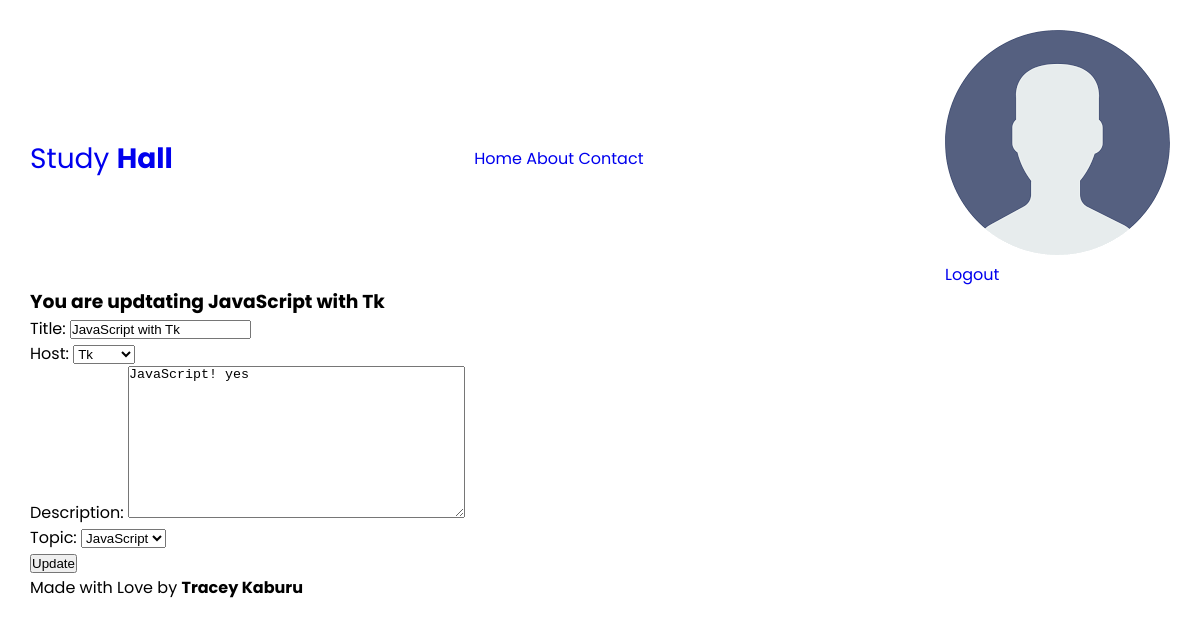
Page /update-room/JavaScript with Tk (signed in) on the earlier database version.
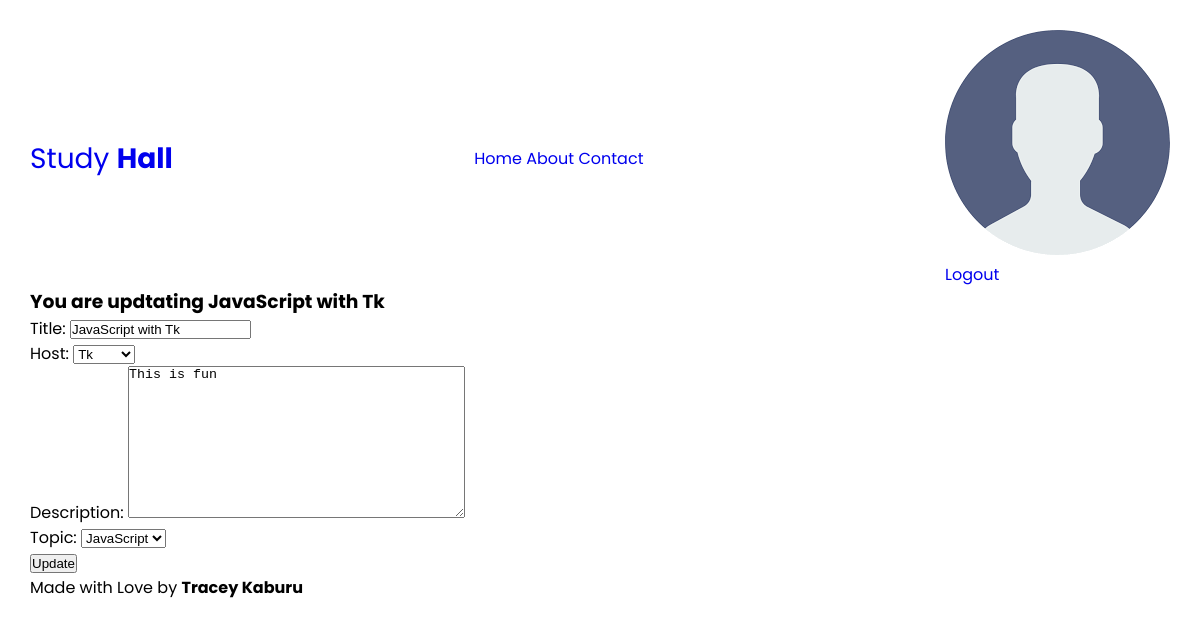
Same page on the later database version.
### StudyHall/models.py (models this page shows, shortened)
class Room(models.Model):
    title = models.CharField(max_length=100)
    host = models.ForeignKey(User, on_delete=models.SET_NULL, null=True)
    description = models.TextField(null=True, blank=True)
    topic = models.ForeignKey('Topics', on_delete=models.SET_NULL, null=True)
    room_chats = models.ManyToManyField('RoomChats', related_name='room_chats', blank=True)
    members = models.ManyToManyField(User, related_name='members', blank=True)
    updated_on = models.DateTimeField(auto_now=True) # Every time there is activity in the room
    created_on = models.DateTimeField(auto_now_add=True)
    class meta:
        ordering = ['-updated_on', '-created_on']

### StudyHall/views.py (the view)
# urls.py: path('update-room/<str:room_title>', UpdateRoom.as_view(), name='update-room'),
class UpdateRoom(LoginRequiredMixin, UpdateView):
    model = Room
    fields = ['title', 'host', 'description', 'topic']
    template_name = 'studyHall/update-room.html'
    login_url = reverse_lazy('login')
    success_url = reverse_lazy('home')
    def get_object(self, queryset=None):
        room_title = self.kwargs['room_title']
        return Room.objects.get(title=room_title)

### StudyHall/models.py (called while the page is built)
    def __str__(self):
        return self.name

### StudyHall/templates/StudyHall/update-room.html (shortened to what this page needs)
{% extends 'StudyHall/index.html' %}
{% block content %}
<div class="new-room">
    <h3>You are updtating {{room.title}} </h3>
    <form method="post">
        {{form.as_p}}
        <button type="submit">Update</button>
    </form>
</div>
{% endblock %}

### StudyHall/templates/StudyHall/index.html (shortened to what this page needs)
{% load static %}
<!DOCTYPE html>
<html lang="en">
<head>
    <link rel="stylesheet" href="{% static '/styles/main.css' %}">
    <link rel="stylesheet" href="https://cdnjs.cloudflare.com/ajax/libs/font-awesome/4.7.0/css/font-awesome.min.css">
</head>
<body>
    <section class="nav-container">
        <nav class="nav-bar">
            <div class="logo"><a href="{% url 'home' %}">Study <span><strong>Hall</strong> </span> </a></div>
            <ul class="home-links">
                <a href="#">Home</a>
                <a href="#">About</a>
                <a href="#">Contact</a>
            </ul>
            <div class="user-auth">
                {% if request.user.is_authenticated %}
                    <a href="{% url 'logout' %}">
                        <img src="{% static 'images/default_profile.png' %}" />
                        <p>Logout</p>
                    </a>
                    {% else %}
                    <a href="{% url 'login' %}">Login</a>
                 {% endif %}
            </div>
        </nav>
    </section>
    <div class="content-container">
        {% block content %} {% endblock %}
    </div>
    <footer>
        Made with Love by <strong>Tracey Kaburu</strong>
    </footer>
</body>
</html>

### StudyHall/static/styles/main.css (style rules this page uses)
* { margin: 0; padding: 0; box-sizing: border-box; }
html { font-family: "Poppins", sans-serif; }
body { margin: 10px; padding: 20px; }
a { cursor: pointer; text-decoration: none; }
nav { color: white; }
.nav-container { min-height: 8vh; }
.nav-bar { display: flex; justify-content: space-between; align-items: center; color: white; }
nav .logo { font-size: 28px; }
.user-auth { display: flex; flex-direction: column; justify-content: space-between; }

Differences in the rows shown:
changed Room "JavaScript with Tk": description "JavaScript! yes" → "This is fun"
